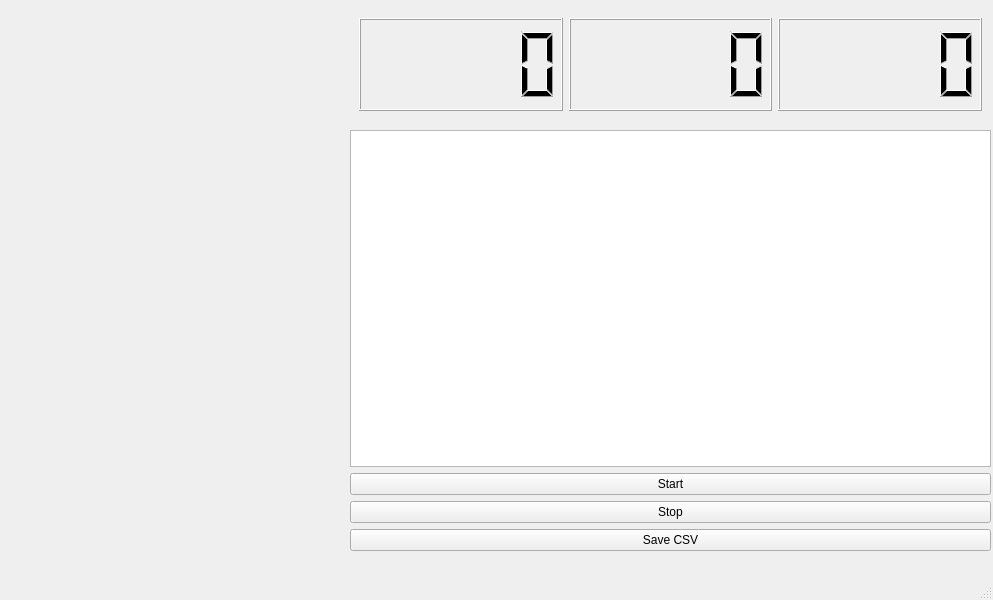
<?xml version="1.0" encoding="UTF-8"?>
<ui version="4.0">
 <class>MainWindow</class>
 <widget class="QMainWindow" name="MainWindow">
  <property name="geometry">
   <rect>
    <x>0</x>
    <y>0</y>
    <width>993</width>
    <height>600</height>
   </rect>
  </property>
  <property name="windowTitle">
   <string>MainWindow</string>
  </property>
  <widget class="QWidget" name="centralwidget">
   <widget class="QWidget" name="verticalLayoutWidget">
    <property name="geometry">
     <rect>
      <x>350</x>
      <y>130</y>
      <width>641</width>
      <height>421</height>
     </rect>
    </property>
    <layout class="QVBoxLayout" name="verticalLayout_3">
     <item>
      <widget class="QTableWidget" name="tableLog"/>
     </item>
     <item>
      <widget class="QPushButton" name="btnStart">
       <property name="text">
        <string>Start</string>
       </property>
      </widget>
     </item>
     <item>
      <widget class="QPushButton" name="btnStop">
       <property name="text">
        <string>Stop</string>
       </property>
      </widget>
     </item>
     <item>
      <widget class="QPushButton" name="btnSave">
       <property name="text">
        <string>Save CSV</string>
       </property>
      </widget>
     </item>
    </layout>
   </widget>
   <widget class="QWidget" name="horizontalLayoutWidget">
    <property name="geometry">
     <rect>
      <x>350</x>
      <y>9</y>
      <width>641</width>
      <height>111</height>
     </rect>
    </property>
    <layout class="QHBoxLayout" name="horizontalLayout_3">
     <property name="spacing">
      <number>6</number>
     </property>
     <property name="leftMargin">
      <number>9</number>
     </property>
     <property name="topMargin">
      <number>9</number>
     </property>
     <property name="rightMargin">
      <number>9</number>
     </property>
     <property name="bottomMargin">
      <number>9</number>
     </property>
     <item>
      <widget class="QLCDNumber" name="lcdTemp"/>
     </item>
     <item>
      <widget class="QLCDNumber" name="lcdPress"/>
     </item>
     <item>
      <widget class="QLCDNumber" name="lcdHum"/>
     </item>
    </layout>
   </widget>
  </widget>
  <widget class="QMenuBar" name="menubar">
   <property name="geometry">
    <rect>
     <x>0</x>
     <y>0</y>
     <width>993</width>
     <height>23</height>
    </rect>
   </property>
  </widget>
  <widget class="QStatusBar" name="statusbar"/>
 </widget>
 <resources/>
 <connections/>
</ui>
